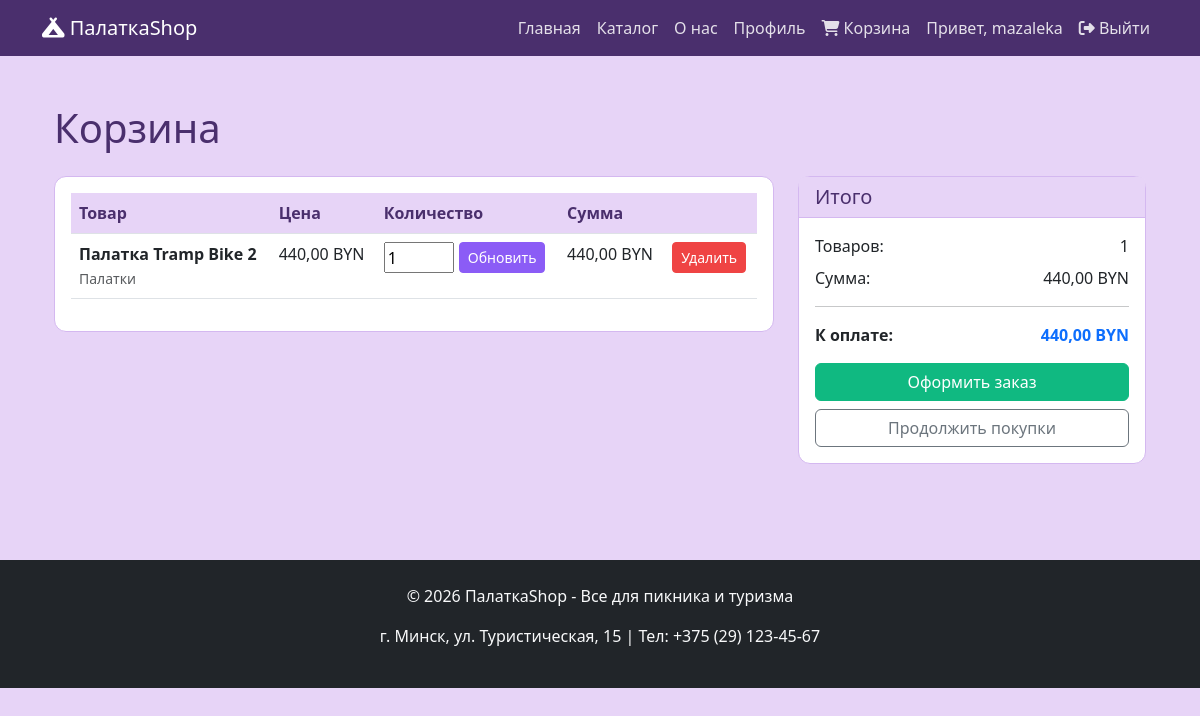
The page /cart/ (signed in) on the database as committed earlier.
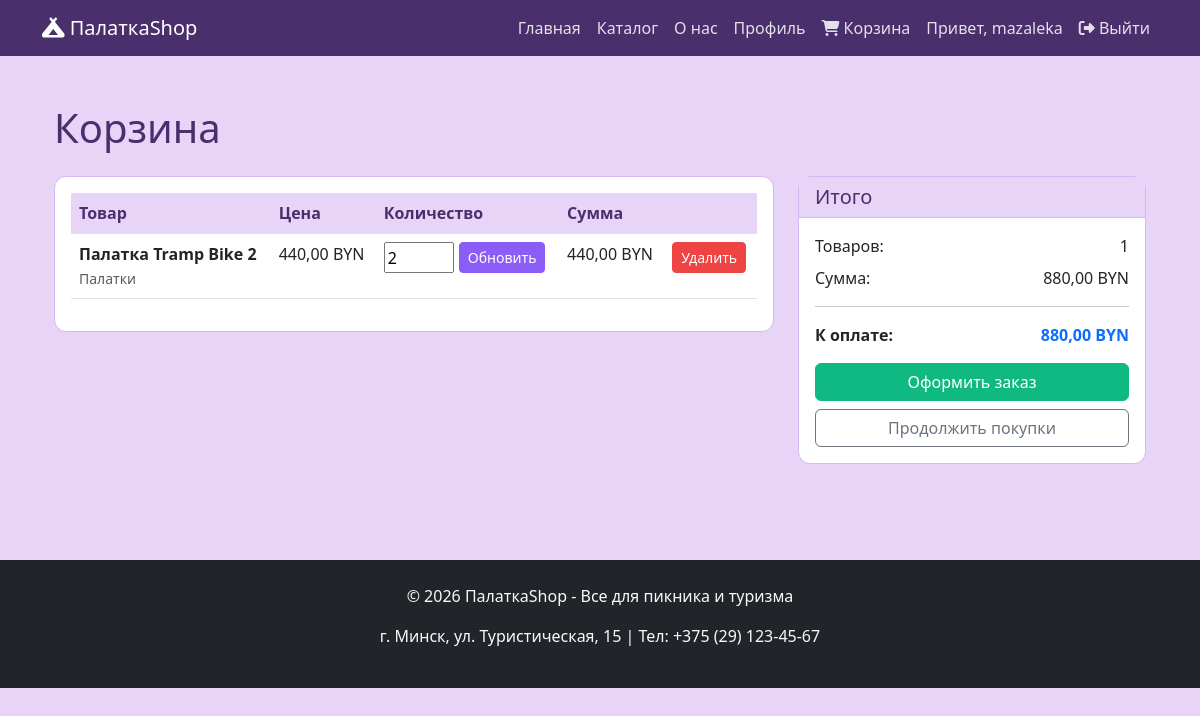
The same page on the database as committed later.
### NewApp/models.py (models this page shows, shortened)
class CartElement(models.Model):
    cart=models.ForeignKey(Cart,on_delete=models.CASCADE,related_name='items',verbose_name='Корзина')
    product=models.ForeignKey(Product,on_delete=models.CASCADE,verbose_name='Товар')
    quantity=models.PositiveIntegerField(verbose_name='Количество')

class Cart(models.Model):
    user=models.OneToOneField(User,on_delete=models.CASCADE,verbose_name='Пользователь')
    creation_date=models.DateTimeField(auto_now_add=True,verbose_name='Дата создания')
    def total_price(self):
        total_pr=0
        for item in self.items.all():
            total_pr +=item.product.price * item.quantity
        return total_pr

class Product(models.Model):
    name=models.CharField(max_length=200,verbose_name='Название товара')
    description=models.TextField(null=False,verbose_name='Описание товара')
    product_image=models.ImageField(upload_to='product/')
    price=models.DecimalField(max_digits=10,verbose_name='Цена', decimal_places=2,validators=[MinValueValidator(0)])
    quantity=models.IntegerField(validators=[MinValueValidator(0)])
    category=models.ForeignKey(Category,on_delete=models.CASCADE)
    manufacturer=models.ForeignKey(Manufacturer,on_delete=models.CASCADE)

class Category(models.Model):
    name=models.CharField(max_length=100,verbose_name='Категория товара')
    description=models.TextField(blank=True,verbose_name='Описание категории')

### NewApp/views.py (the view)
# urls.py: path('cart/',views.cart_view,name='cart_view'),
@login_required
def cart_view(request):
   cart, _ = Cart.objects.get_or_create(user=request.user)
   items = CartElement.objects.filter(cart=cart)
   total_price=cart.total_price
   context = {
        'cart': cart,
        'items': items,
        'total_price': total_price,
    }
   return render(request, 'NewApp/cart.html', context)

### templates/NewApp/cart.html (shortened to what the changed rows need)
{% extends 'base.html' %}
{% block content %}
<div class="container py-4">
    <h1 class="mb-4">Корзина</h1>
    {% if items %}
        <div class="row">
            <div class="col-md-8">
                <div class="card">
                    <div class="card-body">
                        <table class="table">
                            <thead>
                                <tr>
                                    <th>Товар</th>
                                    <th>Цена</th>
                                    <th>Количество</th>
                                    <th>Сумма</th>
                                    <th></th>
                                </tr>
                            </thead>
                            <tbody>
                                {% for item in items %}
                                <tr>
                                    <td>
                                        <div>
                                            <strong>{{ item.product.name }}</strong><br>
                                            <small class="text-muted">{{ item.product.category.name }}</small>
                                        </div>
                                    </td>
                                    <td>{{ item.product.price }} BYN</td>
                                    <td>
                                        <form action="{% url 'update_cart' item.id %}" method="post" style="display: flex; gap: 5px;">
                                            <input type="number" name="quantity" value="{{ item.quantity }}"
                                                   min="0" max="{{ item.product.quantity }}"
                                                   style="width: 70px;">
                                            <button type="submit" class="btn btn-sm btn-primary">Обновить</button>
                                        </form>
                                    </td>
                                    <td>{{ item.product.price|floatformat:2 }} BYN</td>
                                    <td>
                                        <a href="{% url 'remove_from_cart' item.id %}"
                                           class="btn btn-sm btn-danger"
                                           onclick="return confirm('Удалить товар?')">
                                            Удалить
                                        </a>
                                    </td>
                                </tr>
                                {% endfor %}
                            </tbody>
                        </table>
                    </div>
                </div>
            </div>
            <div class="col-md-4">
                <div class="card">
                    <div class="card-header bg-primary text-white">
                        <h5 class="mb-0">Итого</h5>
                    </div>
                    <div class="card-body">
                        <div class="d-flex justify-content-between mb-2">
                            <span>Товаров:</span>
                            <span>{{ items|length }}</span>
                        </div>
                        <div class="d-flex justify-content-between mb-3">
                            <span>Сумма:</span>
                            <span>{{ total_price|floatformat:2 }} BYN</span>
                        </div>
                        <hr>
                        <div class="d-flex justify-content-between mb-3">
                            <strong>К оплате:</strong>
                            <strong class="text-primary">{{ total_price|floatformat:2 }} BYN</strong>
                        </div>
                        <a href="{% url 'checkout' %}" class="btn btn-success w-100 mb-2">
                            Оформить заказ
                        </a>
                        <a href="{% url 'product_list' %}" class="btn btn-outline-secondary w-100">
                            Продолжить покупки
                        </a>
                    </div>
                </div>
            </div>
        </div>
    {% else %}
        <div class="text-center py-5">
            <h3>Ваша корзина пуста</h3>
            <a href="{% url 'product_list' %}" class="btn btn-primary mt-3">Перейти в каталог</a>
        </div>
    {% endif %}
</div>
{% endblock %}

Rows that differ between the two databases and show on the page:
changed CartElement "Палатка Tramp Bike 2": quantity "1" → "2"
changed through a linked row, Cart: id.quantity "440,00" → "880,00"
